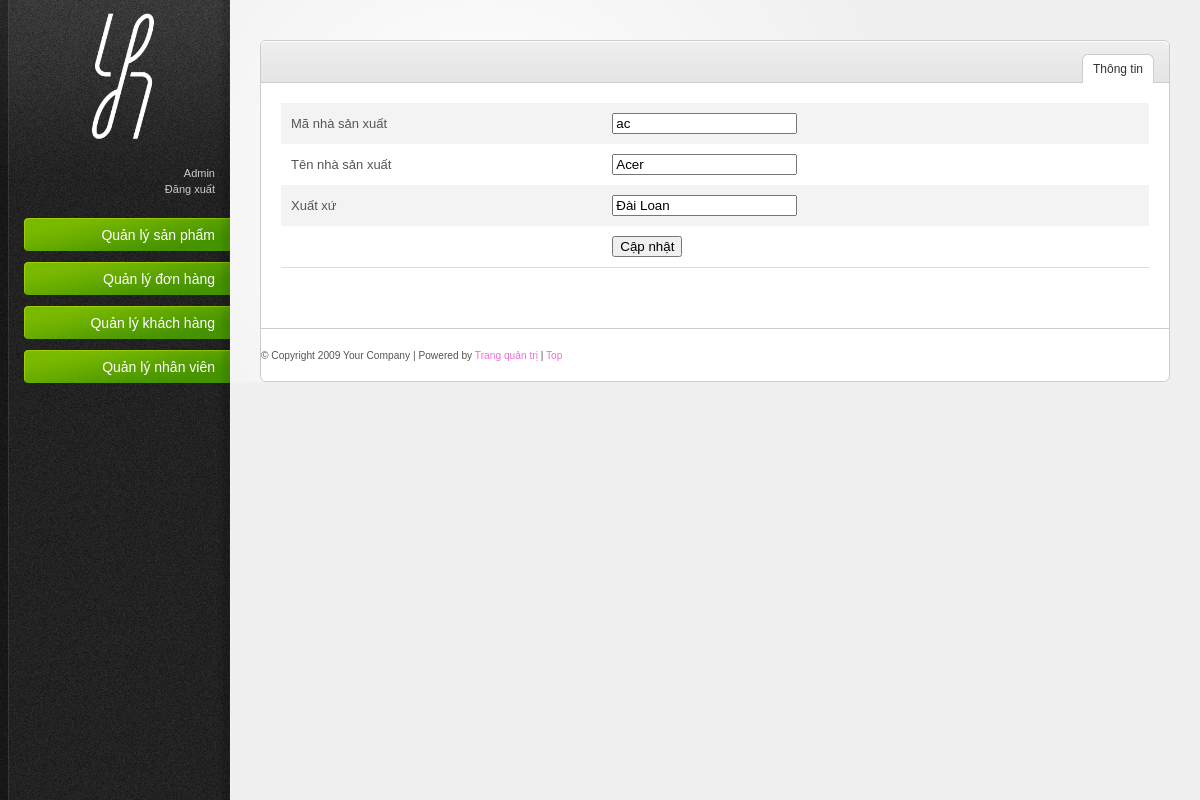
Screenshot of /DoAn/admin/capnhat_nhasanxuat.php?mansx=ac (signed in) with the database file from the repository.
### tables this page shows
CREATE TABLE IF NOT EXISTS `nhasx` (
  `mansx` varchar(5) NOT NULL,
  `tennsx` varchar(30) NOT NULL,
  `xuatxu` varchar(30) NOT NULL,
  PRIMARY KEY (`mansx`)
);

### DoAn/admin/subpage/f_capnhat_nsx.php (the view)
<?php
include ('connect.php');
$mansx = $_GET['mansx'];
$sql = "select * from nhasx where mansx = '". $mansx."'";
$tam = $obj->query($sql);
$data = $tam->fetch();
?>
<form method="post" action="xl_capnhat_nsx.php">
    <table width="50%" border="1" cellspacing="0" cellpadding="10">
        <tr>
            <td>Mã nhà sản xuất  </td>
            <td>
                <input readonly type="text" name="mansx" value="<?php echo($data['mansx']); ?>">
            </td>
        </tr>
        <tr>
            <td>Tên nhà sản xuất  </td>
            <td>
                <input type="text" name="tennsx" value="<?php echo($data['tennsx']); ?>">
            </td>
        </tr>
        <tr>
            <td>Xuất xứ</td>
            <td>
                <input type="text" name="xuatxu" value="<?php echo($data['xuatxu']); ?>">
            </td>
        </tr>
        <tr>
            <td></td>
            <td>
                <input type="submit" name="capnhat_nsx" value="Cập nhật"/>
            </td>
        </tr>
    </table>
</form
xl_capnhat_nsx.php

### DoAn/admin/resources/css/style.css (style rules this page uses)
html { font-size: 100%; height: 100%; margin-bottom: 1px; }
body { font-family: Arial, Helvetica, sans-serif; color: #555; background: #f0f0f0 url('../images/bg-body.gif') top left repeat-y; font-size: 12px; }
#main-content table { width: 100%; border-collapse: collapse; }
#main-content tbody tr { background: #fff; }
#main-content tbody tr.alt-row { background: #f3f3f3; }
#main-content table td, #main-content table th { padding: 10px; line-height: 1.3em; }

### rows the page displays
nhasx: mansx "ac", tennsx "Acer", xuatxu "Đài Loan"

### other values shown
$_SESSION['admin'] "Admin"
